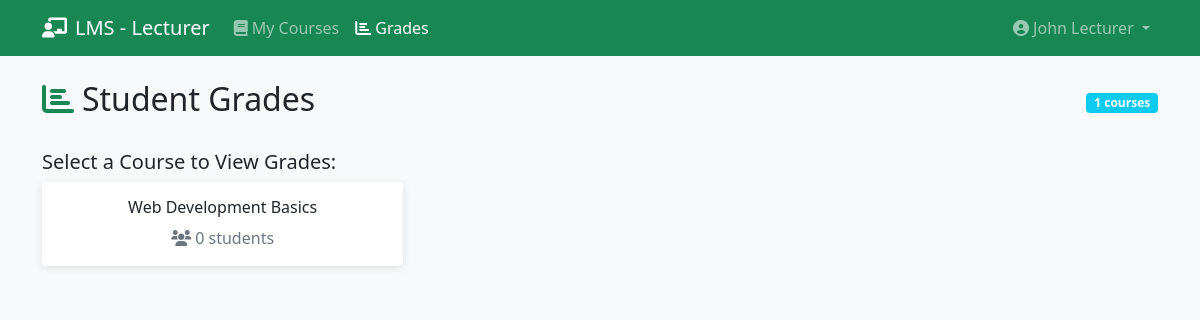
Screenshot of /lecturer/grades.php (signed in) with the database file from the repository.
### tables this page shows
CREATE TABLE users (
    id INT AUTO_INCREMENT PRIMARY KEY,
    username VARCHAR(50) UNIQUE NOT NULL,
    email VARCHAR(100) UNIQUE NOT NULL,
    password VARCHAR(255) NOT NULL,
    full_name VARCHAR(100) NOT NULL,
    role ENUM('student', 'lecturer', 'admin') NOT NULL,
    avatar VARCHAR(255) DEFAULT 'default-avatar.png',
    created_at TIMESTAMP DEFAULT CURRENT_TIMESTAMP,
    updated_at TIMESTAMP DEFAULT CURRENT_TIMESTAMP ON UPDATE CURRENT_TIMESTAMP
);

CREATE TABLE courses (
    id INT AUTO_INCREMENT PRIMARY KEY,
    title VARCHAR(200) NOT NULL,
    description TEXT NOT NULL,
    lecturer_id INT NOT NULL,
    thumbnail VARCHAR(255) DEFAULT 'default-course.jpg',
    status ENUM('active', 'inactive') DEFAULT 'active',
    created_at TIMESTAMP DEFAULT CURRENT_TIMESTAMP,
    updated_at TIMESTAMP DEFAULT CURRENT_TIMESTAMP ON UPDATE CURRENT_TIMESTAMP,
    FOREIGN KEY (lecturer_id) REFERENCES users(id) ON DELETE CASCADE
);

### config/config.php (called while the page is built, shortened)
<?php
try {
    $pdo = new PDO("mysql:host=" . DB_HOST . ";dbname=" . DB_NAME, DB_USERNAME, DB_PASSWORD);
    $pdo->setAttribute(PDO::ATTR_ERRMODE, PDO::ERRMODE_EXCEPTION);
    $pdo->setAttribute(PDO::ATTR_DEFAULT_FETCH_MODE, PDO::FETCH_ASSOC);
} catch(PDOException $e) {
    die("Connection failed: " . $e->getMessage());
}
function isLoggedIn() {
    return isset($_SESSION['user_id']);
}
function getCurrentUser() {
    global $pdo;
    $stmt = $pdo->prepare("SELECT * FROM users WHERE id = ?");
    $stmt->execute([$_SESSION['user_id']]);
    return $stmt->fetch();
}
?>

### lecturer/grades.php (the view, shortened to what this page needs)
<?php
require_once '../config/config.php';
$user = getCurrentUser();
$stmt = $pdo->prepare("
    SELECT c.id, c.title,
           (SELECT COUNT(*) FROM enrollments WHERE course_id = c.id) as student_count
    FROM courses c
    WHERE c.lecturer_id = ?
    ORDER BY c.title ASC
");
$stmt->execute([$user['id']]);
$courses = $stmt->fetchAll();
$selected_course_id = isset($_GET['course_id']) ? (int)$_GET['course_id'] : 0;
?>
<!DOCTYPE html>
<html lang="en">
<head>
    <link href="https://cdn.jsdelivr.net/npm/bootstrap@5.1.3/dist/css/bootstrap.min.css" rel="stylesheet">
    <link href="https://cdnjs.cloudflare.com/ajax/libs/font-awesome/6.0.0/css/all.min.css" rel="stylesheet">
</head>
<body class="bg-light">
    <nav class="navbar navbar-expand-lg navbar-dark bg-success">
        <div class="container">
            <a class="navbar-brand" href="dashboard.php">
                <i class="fas fa-chalkboard-teacher me-2"></i>LMS - Lecturer
            </a>
            <div class="collapse navbar-collapse" id="navbarNav">
                <ul class="navbar-nav me-auto">
                    <li class="nav-item">
                        <a class="nav-link" href="dashboard.php">
                            <i class="fas fa-book me-1"></i>My Courses
                        </a>
                    </li>
                    <li class="nav-item">
                        <a class="nav-link active" href="grades.php">
                            <i class="fas fa-chart-bar me-1"></i>Grades
                        </a>
                    </li>
                </ul>
                <ul class="navbar-nav">
                    <li class="nav-item dropdown">
                        <a class="nav-link dropdown-toggle" href="#" id="navbarDropdown" role="button" data-bs-toggle="dropdown">
                            <i class="fas fa-user-circle me-1"></i><?php echo htmlspecialchars($user['full_name']); ?>
                        </a>
                    </li>
                </ul>
            </div>
        </div>
    </nav>
    <div class="container mt-4">
        <div class="d-flex justify-content-between align-items-center mb-4">
            <h2><i class="fas fa-chart-bar me-2 text-success"></i>Student Grades</h2>
            <span class="badge bg-info"><?php echo count($courses); ?> courses</span>
        </div>
        <?php if (empty($courses)): ?>
            <div class="text-center py-5">
                <i class="fas fa-chart-bar fa-3x text-muted mb-3"></i>
                <h4 class="text-muted">No Courses Available</h4>
                <p class="text-muted">Create courses to view student grades and performance.</p>
                <a href="create_course.php" class="btn btn-success">
                    <i class="fas fa-plus me-2"></i>Create Your First Course
                </a>
            </div>
        <?php else: ?>
            <div class="mb-4">
                <h5>Select a Course to View Grades:</h5>
                <div class="row g-3">
                    <?php foreach ($courses as $course): ?>
                        <div class="col-md-4">
                            <div class="card course-card <?php echo $course['id'] == $selected_course_id ? 'selected' : ''; ?>"
                                 onclick="window.location.href='grades.php?course_id=<?php echo $course['id']; ?>'">
                                <div class="card-body text-center">
                                    <h6 class="card-title"><?php echo htmlspecialchars($course['title']); ?></h6>
                                    <p class="text-muted mb-0">
                                        <i class="fas fa-users me-1"></i><?php echo $course['student_count']; ?> students
                                    </p>
                                </div>
                            </div>
                        </div>
                    <?php endforeach; ?>
                </div>
            </div>
        <?php endif; ?>
    </div>
</body>
</html>

### lecturer/grades.php (style rules this page uses)
.course-card { transition: transform 0.3s, box-shadow 0.3s; border: none; box-shadow: 0 2px 10px rgba(0,0,0,0.1); cursor: pointer; }

### rows the page displays
users: full_name "John Lecturer"
courses: title "Web Development Basics", student_count "0"

### other values shown
count($courses) "1"
